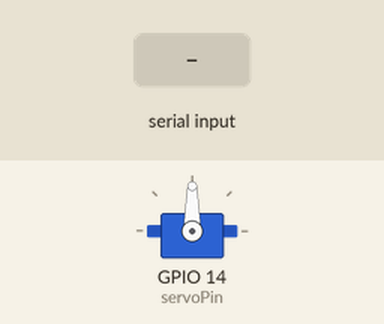
Bench run of a sketch on a simulated ESP32. Parts: servo. Inputs (shaded band) come from the test bench.

Above: at 4.8 s.
4.9 s: "90,45\n" received over Serial
At 8.9 s:
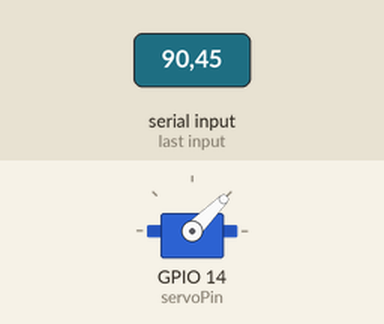
9.5 s: "30,150\n" received over Serial
At 10.4 s:
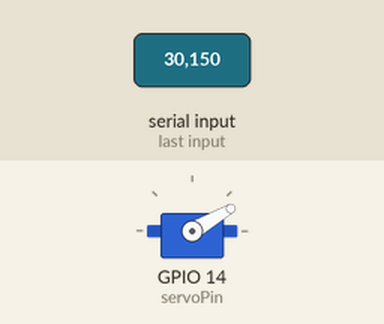
15.5 s: "200\n" received over Serial
At 18.2 s:
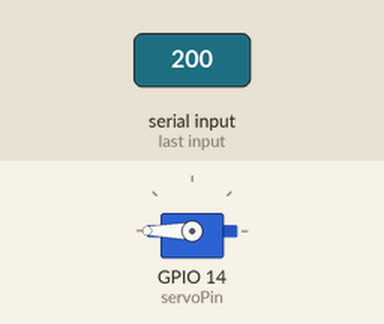
21.5 s: "90\n" received over Serial
At 25.6 s:
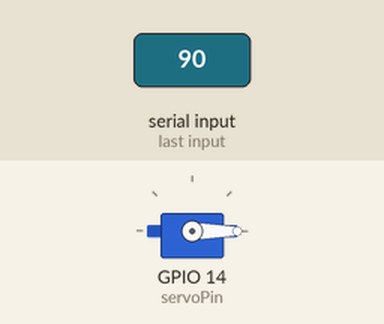
Timing chart, 0 to 27.1 s (numbered marks = the images above; inputs shaded):
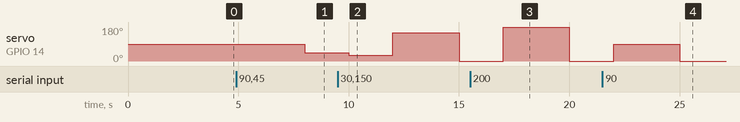

Measured:
- after the input at 4.9 s, servo on GPIO 14 (servoPin): 90° → 45° after 3.1 s
- after the input at 9.5 s, servo on GPIO 14 (servoPin): 45° → 30° after 0.50 s, → 150° 2.0 s later, → 0° 3.0 s later
- after the input at 15.5 s, servo on GPIO 14 (servoPin): 0° → 180° after 1.5 s, → 0° 3.0 s later
- after the input at 21.5 s, servo on GPIO 14 (servoPin): 0° → 90° after 0.50 s, → 0° 3.0 s later

The sketch:

Servo_Motor_test.ino
```cpp
// install library ESP32Servo by Kevin...
#include <ESP32Servo.h>

Servo myServo;
int servoPin = 14;

void setup() {

  myServo.attach(servoPin);
  // myServo.write(100);

  Serial.begin(115200);
}

void loop() {
  if(Serial.available()){
    int angle = Serial.parseInt();
    myServo.write(angle);
  }
  // myServo.write(angle);
  delay(2000);

}


//pinout details
// servo red to 3.3v
// servo brown to gnd
// servo orange to 19
```

Sensor_Detection.ino
```cpp

```
